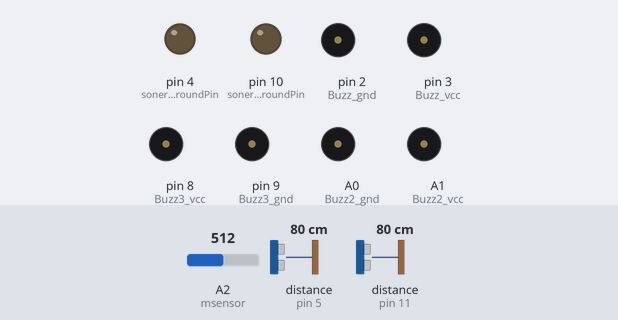
Bench run of a sketch on a simulated Arduino Uno, built with avr-gcc and run on an emulated ATmega328P. Shown: output pins drawn as LEDs (lit = HIGH), buzzer (waves = sounding, pin HIGH). Wiring (inferred from the names in the program): 2 × ultrasonic range finder: trigger pin 6, echo pin 5 / trigger pin 12, echo pin 11. The inputs (shaded band) are chosen by the test bench; at power-on: distance to the obstacle (sensors on pin 11, pin 5) 80 cm, A2 (msensor) = 512. The echo pulse lasts 58.3 µs per cm; pins used as bus, display or sensor lines are not drawn; what the sketch prints to the serial monitor is not drawn.

Above: at 1.2 s.
1.3 s: distance to the obstacle (sensor on pin 11) set to 74 cm
2.8 s: distance to the obstacle (sensor on pin 11) set to 66 cm
At 3.3 s:
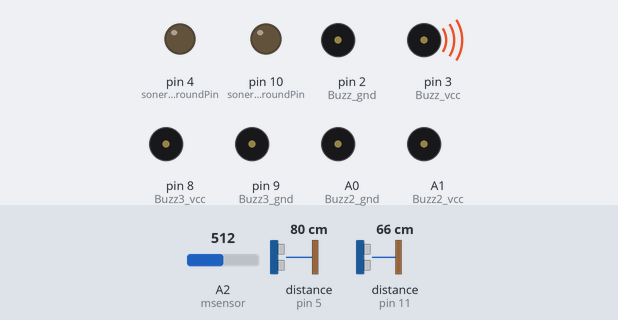
5.8 s: distance to the obstacle (sensor on pin 5) set to 109 cm
8.2 s: distance to the obstacle (sensor on pin 5) set to 117 cm
At 10.6 s:
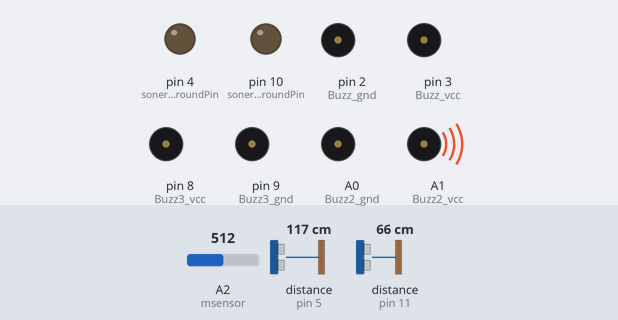
11.2 s: distance to the obstacle (sensor on pin 5) set to 2 cm
At 12.8 s:
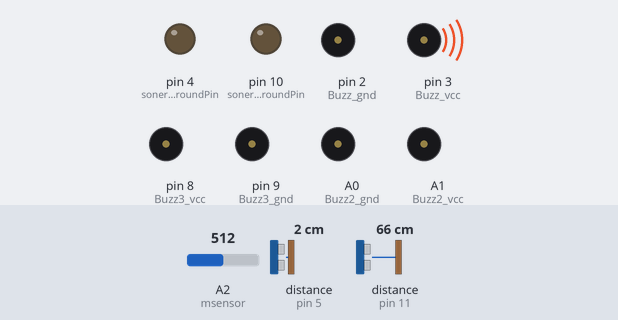
14.2 s: distance to the obstacle (sensor on pin 5) set to 120 cm
At 16.1 s:
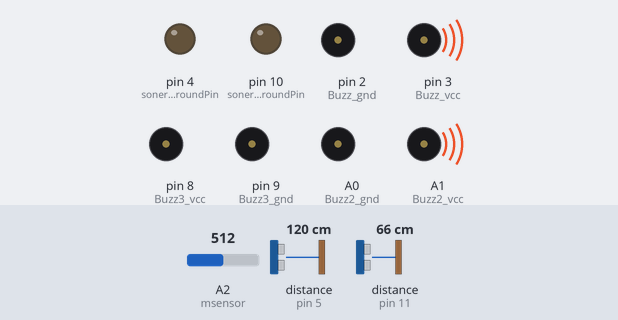
Timing chart, 0 to 18.2 s (numbered marks = the images above; inputs shaded):
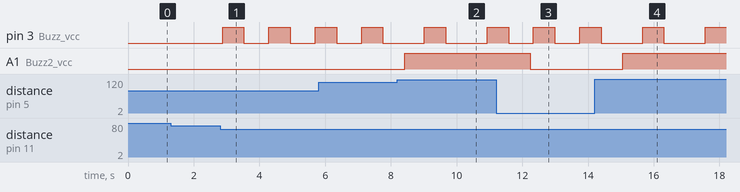

Measured:
- the behaviour switches between 71 and 70 cm on distance to the obstacle (sensor on pin 11) (found by bisection; images 0 and 1)
- the behaviour switches between 111 and 112 cm on distance to the obstacle (sensor on pin 5) (found by bisection; images 1 and 2)
- after the input at 1.3 s, every drawn part: stays the same
- after the input at 2.8 s, pin 3 (Buzz_vcc): alternates HIGH for 0.65 s and LOW for 0.76 s, starting after 0.08 s
- after the input at 8.2 s, A1 (Buzz2_vcc): LOW → HIGH after 0.22 s
- after the input at 11.2 s, A1 (Buzz2_vcc): HIGH → LOW after 1.0 s
- after the input at 14.2 s, pin 3 (Buzz_vcc): LOW → HIGH after 1.5 s, → LOW 0.65 s later, → HIGH 1.3 s later; A1 (Buzz2_vcc): LOW → HIGH after 0.85 s

The sketch:

Smart_Blind_Man_Stick.ino
```cpp
//soner 1 declear
const int soner1_VccPin = 13;
const int soner1_trigger = 12;
const int soner1_echo = 11;
const int soner1_GroundPin = 10;

//soner 2 declear
const int soner2_VccPin = 7;
const int soner2_trigger = 6;
const int soner2_echo = 5;
const int soner2_GroundPin = 4;

//Buzz declear
const int Buzz_vcc = 3;       // for soner 1
const int Buzz_gnd = 2;
const int Buzz2_vcc = A1;     // for soner 2
const int Buzz2_gnd = A0;
const int Buzz3_vcc = 8;     // for moscirisor
const int Buzz3_gnd = 9;

int soner1_dist;
int soner1_time_taken;

int soner2_dist;
int soner2_time_taken;

int msensor = A2; // moisture sensor is connected with the analog pin A1 of the Arduino
int msensor_vcc = A4;
int msensor_gnd = A3;
int msvalue = 0; // moisture sensor value
boolean flag = false;


void soner1_calculate_distance(int soner1_trigger, int soner1_echo)
{
  digitalWrite(soner1_trigger, LOW);
  delayMicroseconds(2);
  digitalWrite(soner1_trigger, HIGH);
  delayMicroseconds(10);
  digitalWrite(soner1_trigger, LOW);

  soner1_time_taken = pulseIn(soner1_echo, HIGH);
  soner1_dist= soner1_time_taken*0.034/2;
  if (soner1_dist>300)
  soner1_dist=300;
}

void soner2_calculate_distance(int soner2_trigger, int soner2_echo)
{
  digitalWrite(soner2_trigger, LOW);
  delayMicroseconds(2);
  digitalWrite(soner2_trigger, HIGH);
  delayMicroseconds(10);
  digitalWrite(soner2_trigger, LOW);

  soner2_time_taken = pulseIn(soner2_echo, HIGH);
  soner2_dist= soner2_time_taken*0.034/2;
  //if (soner2_dist>300)
  //soner1_dist=300;
}


void setup() {
  Serial.begin(9600);

  // Buzzer bip power
  pinMode(Buzz_vcc,OUTPUT);
  digitalWrite(Buzz_vcc,LOW);
  pinMode(Buzz_gnd,OUTPUT);
  digitalWrite(Buzz_gnd,LOW);

  pinMode(Buzz2_vcc,OUTPUT);
  digitalWrite(Buzz2_vcc,LOW);
  pinMode(Buzz2_gnd,OUTPUT);
  digitalWrite(Buzz2_gnd,LOW);

  pinMode(Buzz3_vcc,OUTPUT);
  digitalWrite(Buzz3_vcc,LOW);
  pinMode(Buzz3_gnd,OUTPUT);
  digitalWrite(Buzz3_gnd,LOW);


  //Soner 1 setup
  pinMode(soner1_VccPin, OUTPUT) ;    //tell pin 13 it is going to be an output
  digitalWrite(soner1_VccPin, HIGH) ; //tell pin 13 to output HIGH (+5V)
  pinMode(soner1_echo, INPUT);     //tell pin 11 it is going to be an input
  pinMode(soner1_trigger, OUTPUT);    //tell pin 12 it is going to be an output
  pinMode(soner1_GroundPin, OUTPUT) ; //tell pin 10 it is going to be an output
  digitalWrite(soner1_GroundPin,LOW) ;//tell pin 10 to output LOW (0V, or ground)


  //Soner 2 setup
  pinMode(soner2_VccPin, OUTPUT) ;    //tell pin 13 it is going to be an output
  digitalWrite(soner2_VccPin, HIGH) ; //tell pin 13 to output HIGH (+5V)
  pinMode(soner2_echo, INPUT);     //tell pin 11 it is going to be an input
  pinMode(soner2_trigger, OUTPUT);    //tell pin 12 it is going to be an output
  pinMode(soner2_GroundPin, OUTPUT) ; //tell pin 10 it is going to be an output
  digitalWrite(soner2_GroundPin,LOW) ;//tell pin 10 to output LOW (0V, or ground)


  // moisture sensor setup
  pinMode(msensor, INPUT);
  pinMode(msensor_vcc, OUTPUT) ;
  digitalWrite(msensor_vcc, HIGH) ;
  pinMode(msensor_gnd, OUTPUT) ;
  digitalWrite(msensor_gnd,LOW) ;
  pinMode(Buzz3_vcc, OUTPUT);

}

void loop() {
  // put your main code here, to run repeatedly:

  //front obstrucle decteting with soner 1
  soner1_calculate_distance(soner1_trigger,soner1_echo);
  if (soner1_dist<70)
  {
    //Serial.print(soner1_dist);
    //Serial.println("\nObject Alert");
    digitalWrite(Buzz_vcc,HIGH);
    for (int i=soner1_dist; i>0; i--)
      delay(10);
    digitalWrite(Buzz_vcc,LOW);
    for (int i=soner1_dist; i>0; i--)
      delay(10);
  }

  //gap in next step detecting with sonet 2
  soner2_calculate_distance(soner2_trigger,soner2_echo);
  digitalWrite(Buzz2_vcc,LOW);
  if (soner2_dist>110)
  {
     //Serial.print(soner2_dist);
     //Serial.println("\ngap found");
     digitalWrite(Buzz2_vcc,HIGH);
     digitalWrite(Buzz2_gnd,LOW);
     delay(500);
  }

  // mostarisor sensor part
  msvalue = analogRead(msensor);
  digitalWrite(Buzz3_vcc, LOW);
  Serial.println(msvalue);
    if ( (msvalue >= 900  ) && ( flag == false ) )
  {
    digitalWrite(Buzz3_vcc, LOW);
    flag = true;
    delay(1000);
  }
    if ( (msvalue < 900  ) && ( flag == true ) )
  {
    digitalWrite(Buzz3_vcc, HIGH);
    flag = false;
    delay(2000);
  }
    delay(100);


}
```
